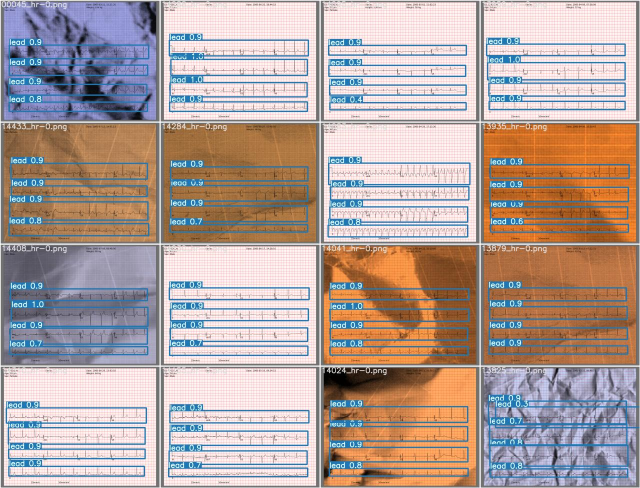
#> input picture tests/yolov7-ecg-1c/test_batch0_pred.jpg, 1280 x 976 px (shown at 1/2 size)
$ python -i image_cleaning.py   (imports and definitions only)
#> lines starting #> are read from the running program, lines starting #| are printed output that depends on the picture
# -*- coding: utf-8 -*-
"""
Created on Thu Feb 29 15:51:53 2024

@author: hssdwo
"""
import imageio.v3 as iio
import numpy as np
from matplotlib import pyplot as plt
import scipy as sp
import cv2
from skimage.morphology import closing
from scipy.stats import mode

def digitize(image):
    cleaned_image = clean_image(image)
    ECG_signals = digitize_image(cleaned_image)
    return(ECG_signals)

# This function takes an input of a raw image in png (RGBA) and outputs the cleaned image.
def clean_image(image):
    im = iio.imread(image)

    # files are png, in RGBa format. The alpha channel is 255 for all pixels (opaque) and therefore totally uniformative.
    im = np.delete(im, np.s_[-1:], axis=2)


    # plot to view the raw image, and the RGB channels individually
    red_im = im[:,:,0] # this channel doesn't show up the grid very much
    blue_im =  im[:,:,2]

    # 2. rotate image
    angle = get_rotation_angle(blue_im, red_im)

    # 1. remove the shadows and grid
    restored_image = remove_shadow(red_im, angle)

    return restored_image

def digitize_image(restored_image):
    ECG_signals = []
    return ECG_signals

# Simple function to remove shadows - room for much improvement.
# [99 lines left out: functions remove_shadow, get_rotation_angle, close_filter, std_rescale, norm_rescale, zero_one_rescale and 2 more, not called in this run]

>>> import cv2
>>> picture = cv2.imread('yolov7-ecg-1c/test_batch0_pred.jpg', cv2.IMREAD_GRAYSCALE)
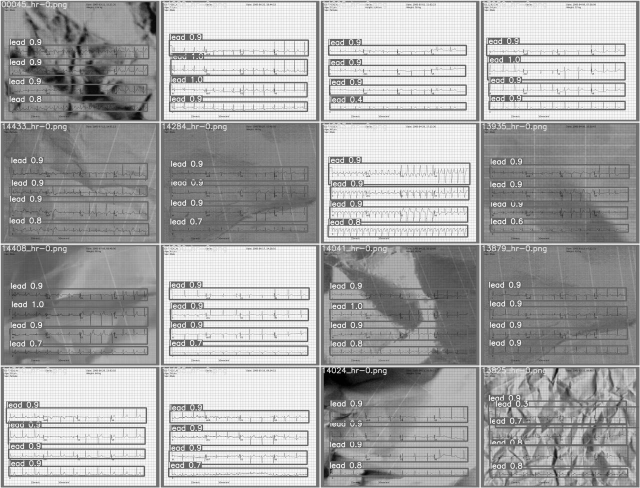
#> picture: shape (976, 1280) (shown at 1/2 size); min 0, max 255, mean 165.9
#> (the run stopped early here; a loop or call above may not have finished)

$ run again, on tests/yolov7-ecg-1c/test_batch1_pred.jpg
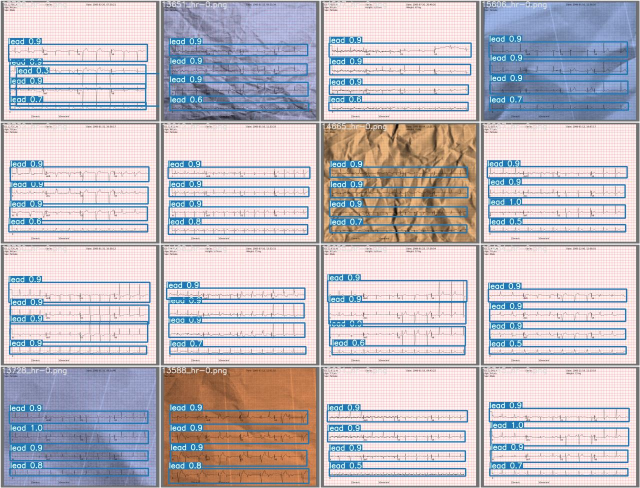
#> input picture tests/yolov7-ecg-1c/test_batch1_pred.jpg, 1280 x 976 px (shown at 1/2 size)
#> `picture = cv2.imread('yolov7-ecg-1c/test_batch0_pred.jpg', cv2.IMREAD_..`:
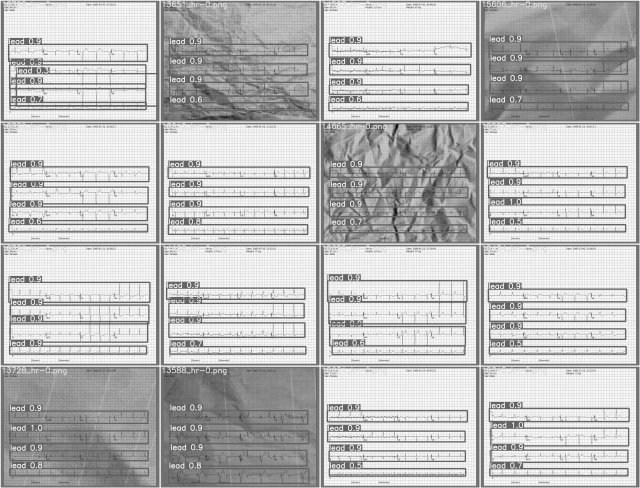
#> picture: shape (976, 1280) (shown at 1/2 size); min 0, max 255, mean 189

$ run again, on tests/yolov7-ecg-1c/test_batch2_pred.jpg
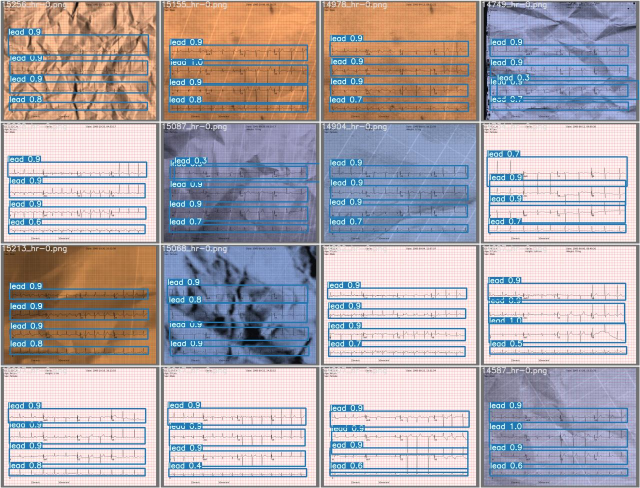
#> input picture tests/yolov7-ecg-1c/test_batch2_pred.jpg, 1280 x 976 px (shown at 1/2 size)
#> `picture = cv2.imread('yolov7-ecg-1c/test_batch0_pred.jpg', cv2.IMREAD_..`:
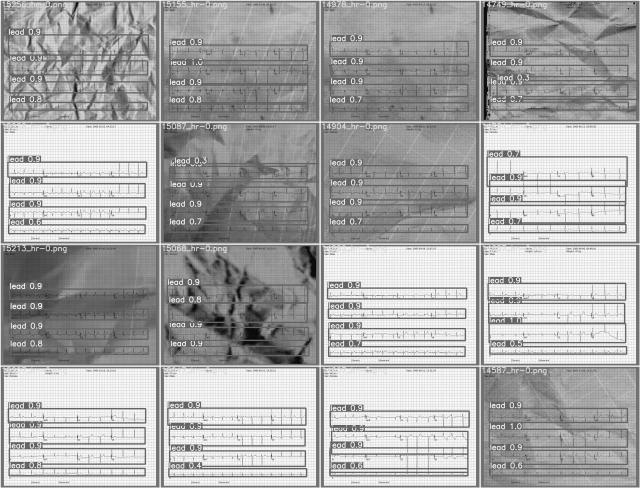
#> picture: shape (976, 1280) (shown at 1/2 size); min 0, max 255, mean 169.4

$ run again, on tests/yolov7-ecg-1c/train_batch0.jpg
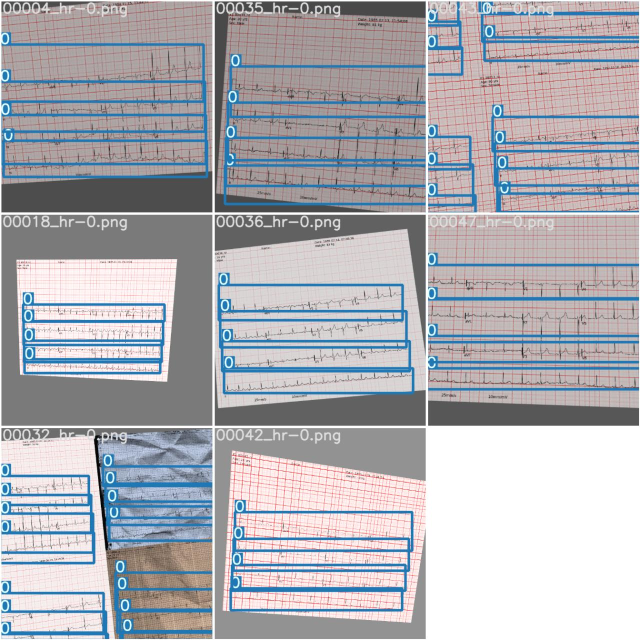
#> input picture tests/yolov7-ecg-1c/train_batch0.jpg, 1280 x 1280 px (shown at 1/2 size)
#> `picture = cv2.imread('yolov7-ecg-1c/test_batch0_pred.jpg', cv2.IMREAD_..`:
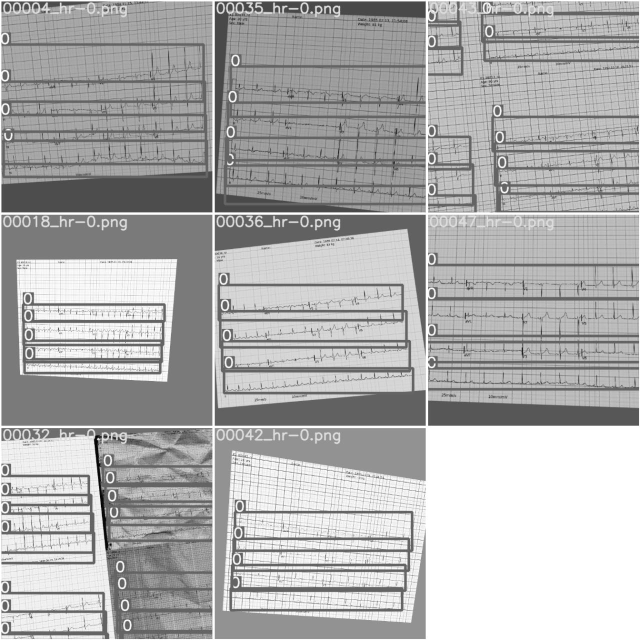
#> picture: shape (1280, 1280) (shown at 1/2 size); min 0, max 255, mean 174.6
